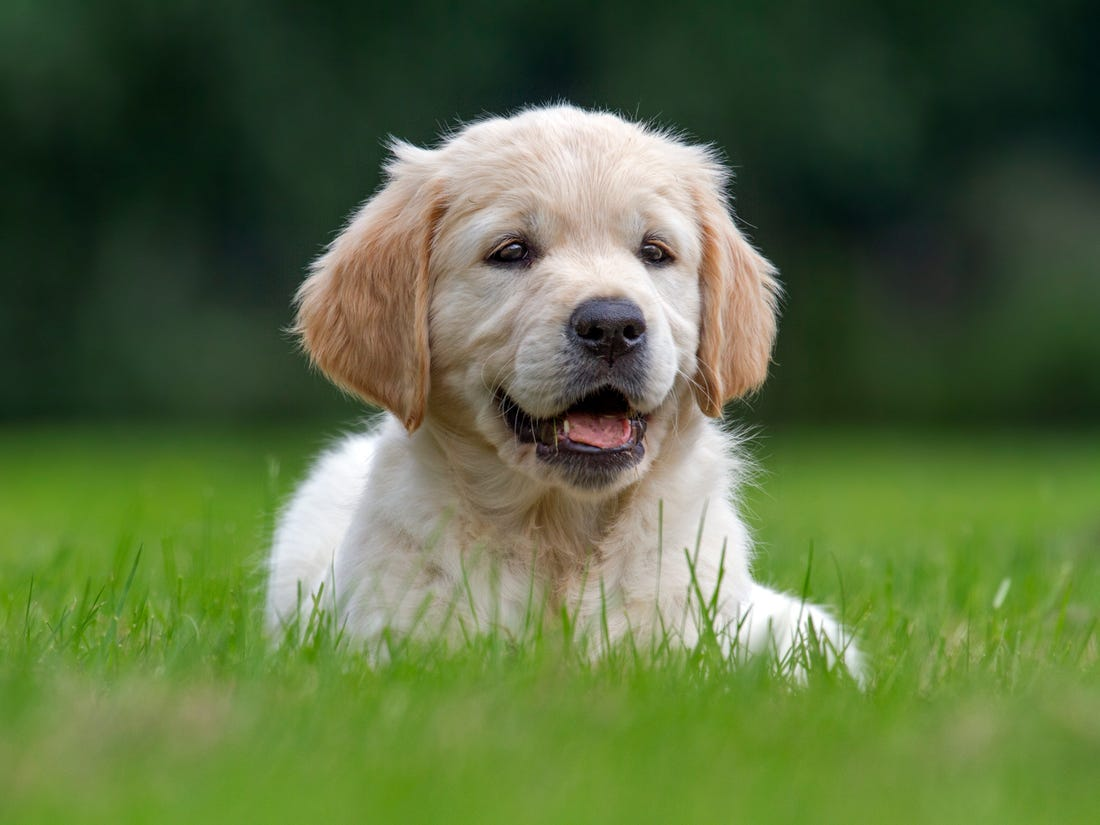
#> input picture dog.jpeg, 1100 x 825 px, given in place of dog.jpg, which was not available
$ jupyter execute DL1.ipynb
#> lines starting #> are read from the running program, lines starting #| are printed output that depends on the picture; after the words box and inside, x2 and y2 are one past the last pixel; in counts of white or black regions, pixels touching at a corner belong together; pictures that were not available may be replaced by others from this repository, and a replacement may not be noted
[cell 1]
import cv2
import numpy as np
import matplotlib.pyplot as plt

[cell 2]
img = cv2.imread('dog.jpg')
#> img is the input picture: shape (825, 1100, 3); mean B, G, R 64.9, 108, 89.4

[cell 3]
plt.imshow(img)

[cell 4]
img=cv2.cvtColor(img, cv2.COLOR_BGR2RGB)

[cell 5]
plt.imshow(img)

[cell 6]
import cv2
import numpy as np
import matplotlib.pyplot as plt
img = cv2.imread('/content/rgv.jpg')
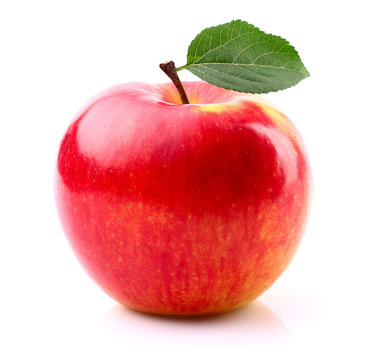
#> input picture apple.jpeg, 370 x 360 px, given in place of rgv.jpg, which was not available
#> img is the input picture: shape (360, 370, 3); mean B, G, R 174.9, 178, 235.9
img=cv2.cvtColor(img, cv2.COLOR_BGR2RGB)
gray_img = cv2.cvtColor(img, cv2.COLOR_BGR2GRAY)
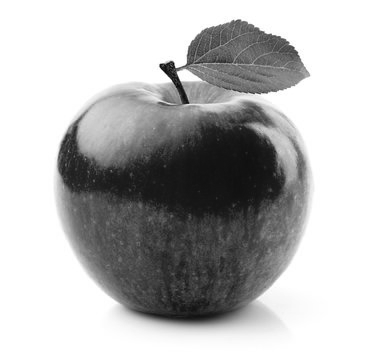
#> gray_img: shape (360, 370); min 6, max 255, mean 183.7
plt.imshow(img)

[cell 7]
plt.imshow(gray_img)

[cell 8]
hist1 =cv2.calcHist([gray_img],[0],None,[256],[0,256])
#> hist1 = 256 values, max 64702 at index 255, min 0 at index 0, mean 520.3
img_2 =cv2.equalizeHist(gray_img)
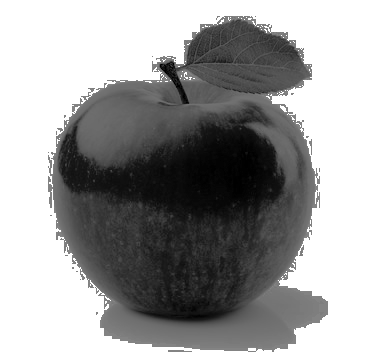
#> img_2: shape (360, 370); min 0, max 255, mean 157.8
hist2 =cv2.calcHist([img_2],[0],None,[256],[0,256])
#> hist2 = 256 values, max 64702 at index 255, min 0 at index 2, mean 520.3
plt.subplot(221),plt.imshow(gray_img);
plt.subplot(222),plt.plot(hist1);
plt.subplot(223),plt.imshow(img_2);
plt.subplot(224),plt.plot(hist2);
#> figure, not shown here; panel 2: curve peaks at x = 255, y = 64702; panel 4: curve peaks at x = 255, y = 64702

[cell 9]
img = cv2.imread('/content/badapple.jpg')
img2=cv2.cvtColor(img, cv2.COLOR_BGR2RGB)
gray_img1 = cv2.cvtColor(img2, cv2.COLOR_BGR2GRAY)
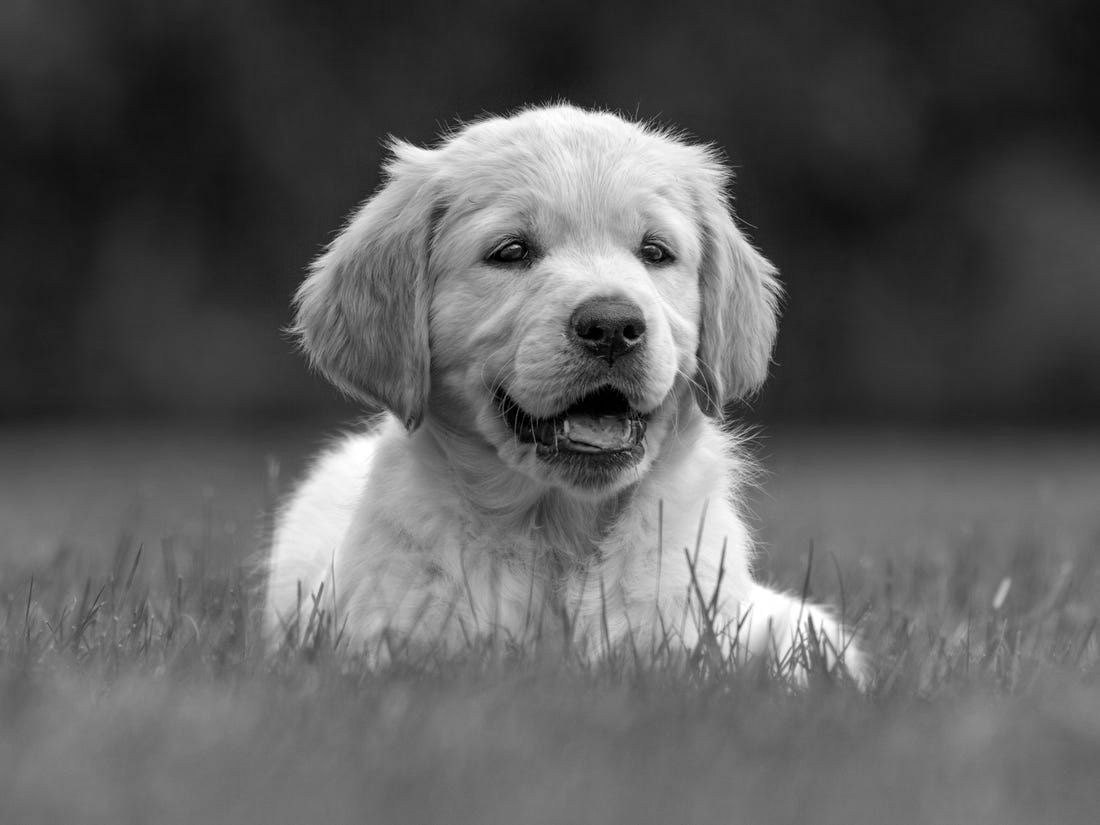
#> gray_img1: shape (825, 1100); min 0, max 255, mean 93
plt.imshow(gray_img1)

[cell 10]
th, th_img = cv2.threshold(gray_img1,200,155,cv2.THRESH_BINARY)
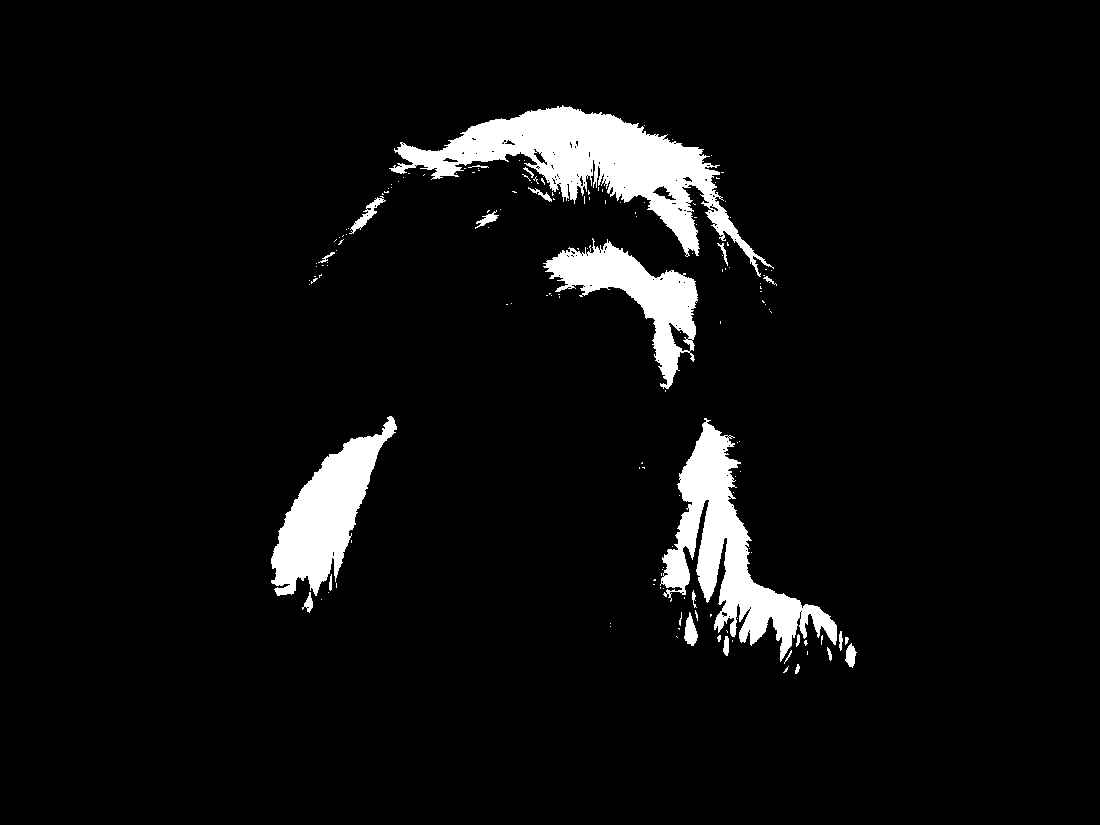
#> th_img: shape (825, 1100); values 0 (black) and 155 (white), 5.6% white; 158 white regions (132 under 20 px), largest, box (x1, y1, x2, y2) and area: (389, 105, 774, 277) 18425, (660, 418, 837, 662) 13004, (271, 416, 397, 596) 9389
plt.imshow(th_img,cmap="gray")

[cell 11]
th, th_img = cv2.threshold(gray_img1,200,155,cv2.THRESH_BINARY_INV)
plt.imshow(th_img,cmap="gray")

[cell 12]
plt.imshow(np.flipud(gray_img1),cmap='gray')
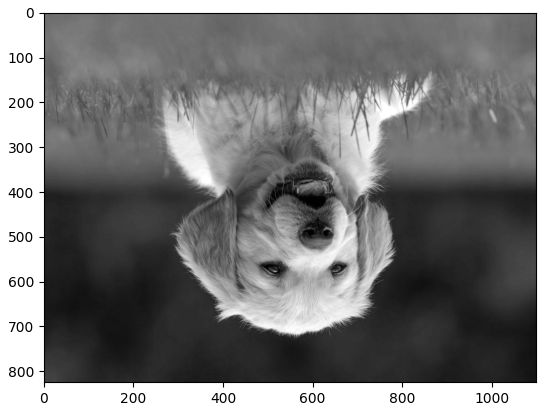
#> figure drawn by matplotlib, 1 panel

[cell 13]
plt.imshow(np.fliplr(gray_img1),cmap='gray')
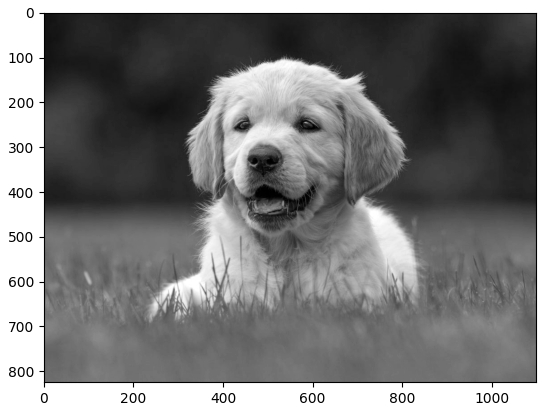
#> figure drawn by matplotlib, 1 panel

[cell 14]
img = cv2.resize(img,(500,500),interpolation = cv2.INTER_AREA)
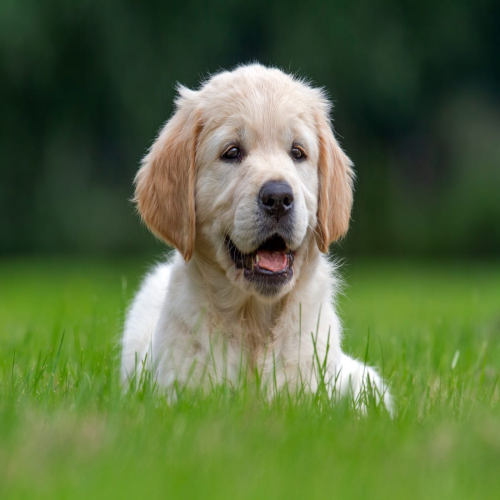
#> img: shape (500, 500, 3); mean B, G, R 64.9, 108, 89.4
gry = cv2.cvtColor(img, cv2.COLOR_RGB2GRAY)
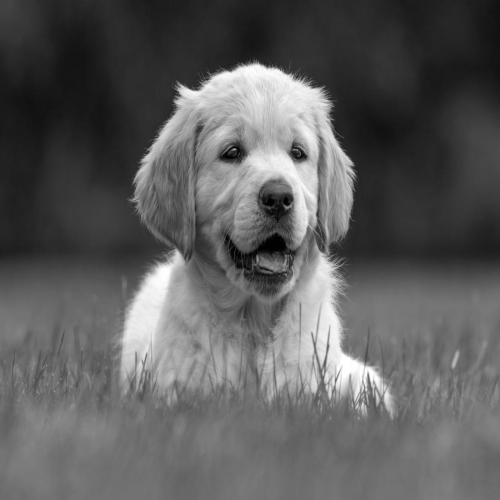
#> gry: shape (500, 500); min 0, max 255, mean 93
blr = cv2.GaussianBlur(gry,(5,5),0)
edg = cv2.Canny(blr,80,120)
#> edg: shape (500, 500); 2.2% white in thin lines or dots, all inside (x1, y1, x2, y2) = (119, 62, 460, 420)

[cell 15]
plt.imshow(edg, cmap="gray")

[cell 16]
ero = cv2.erode(edg,(11,11),iterations=1)
#> ero: shape (500, 500); 1.2% white in thin lines or dots, all inside (x1, y1, x2, y2) = (119, 63, 460, 420)
plt.imshow(ero)

[cell 17]
dila = cv2.dilate(edg,(7,7), iterations=10)
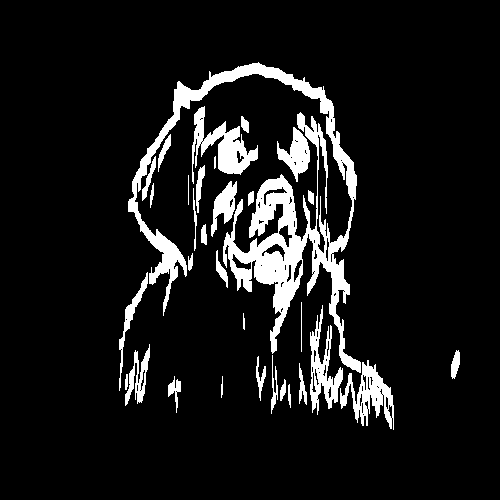
#> dila: shape (500, 500); 9.5% white; 32 white regions, largest, box (x1, y1, x2, y2) and area: (128, 62, 361, 373) 13786, (192, 106, 258, 184) 1897, (340, 360, 394, 430) 1547
plt.imshow(dila)
